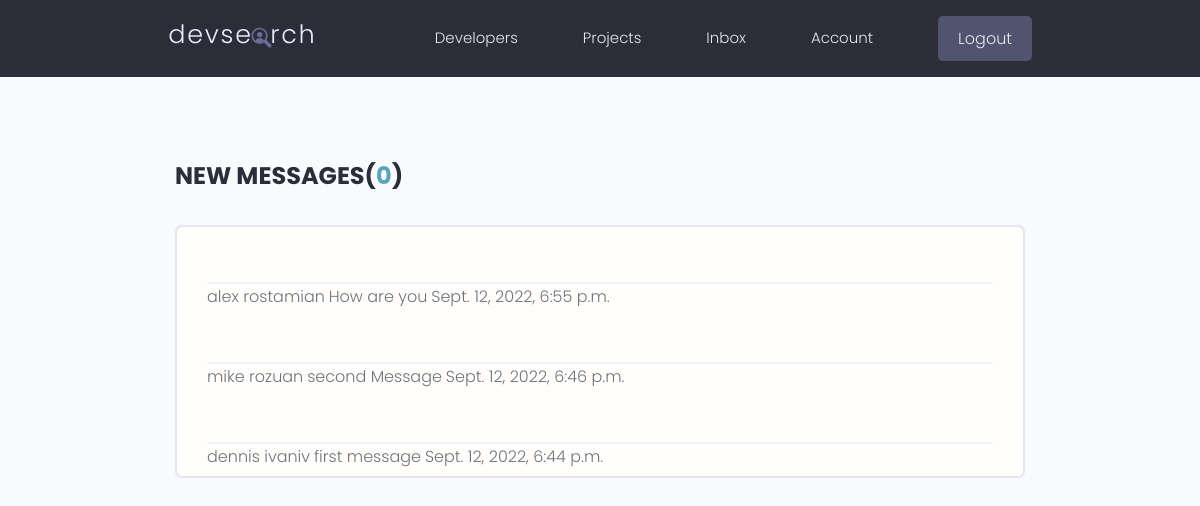
The app's page /inbox/ (signed in), older data.
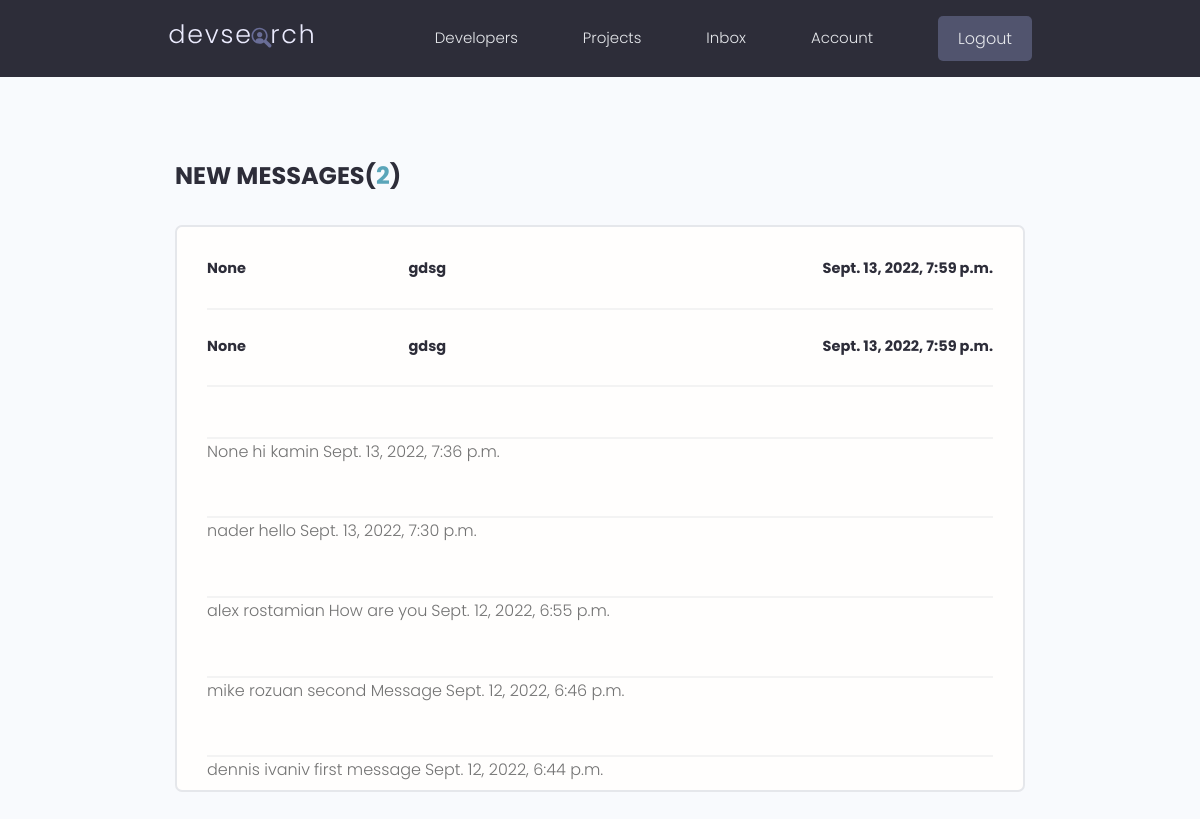
The same page, newer data.
### users/models.py (models this page shows, shortened)
class Message(models.Model):
    sender=models.ForeignKey(Profiles,on_delete=models.SET_NULL,blank=True,null=True)
    recipient=models.ForeignKey(Profiles,on_delete=models.SET_NULL,blank=True,null=True,
                                 related_name='messages')
    name=models.CharField(max_length=200,null=True,blank=True)
    email=models.EmailField(max_length=200,null=True,blank=True)
    subject=models.CharField(max_length=200,null=True,blank=True)
    body=models.TextField()
    is_read=models.BooleanField(default=False,null=True)
    created=models.DateTimeField(auto_now_add=True,editable=False)
    id=models.UUIDField(default= uuid.uuid4,unique=True,
                            primary_key=True,editable=False)
    class Meta:
        ordering=['is_read', '-created']

### users/views.py (the view)
# urls.py: path('inbox/',views.inbox,name='inbox'),
@login_required(login_url='login')
def inbox(request):
    profile=request.user.profiles
    messageRequest=profile.messages.all()
    un_readCount=messageRequest.filter(is_read=False).count()
    context={'messageRequest':messageRequest,'un_readCount':un_readCount}
    return render(request,'users/inbox.html',context)

### users/templates/users/inbox.html
{% extends 'main.html'%}
{% block content%}
  <main class="inbox my-xl">
    <div class="content-box">
      <h3 class="inbox__title">New Messages(<span>{{un_readCount}}</span>)</h3>
      <ul class="messages">
        {%for message in messageRequest%}
        {%if message.is_read == False%}
        <li class="message message--unread">
        {%else%}
        <li class="message "></li>
        {%endif%}
          <a href="{% url 'message' message.id%}">
            <span class="message__author">{{message.name}}</span>
            <span class="message__subject">{{message.subject}}</span>
            <span class="message__date">{{message.created}}</span>
          </a>
        </li>
        {%endfor%}
      </ul>
    </div>
  </main>
  {%endblock content%}

Row changes from the older to the newer data that the page shows:
added Message: name "None", subject "gdsg", created "Sept. 13, 2022, 7:59 p.m."
added Message: name "None", subject "gdsg", created "Sept. 13, 2022, 7:59 p.m."
added Message: is_read True (drawn), name "None", subject "hi kamin", created "Sept. 13, 2022, 7:36 p.m."
added Message: is_read True (drawn), name "nader", subject "hello", created "Sept. 13, 2022, 7:30 p.m."
Text that changed along with them:
{{ un_readCount }}: "0" → "2"
